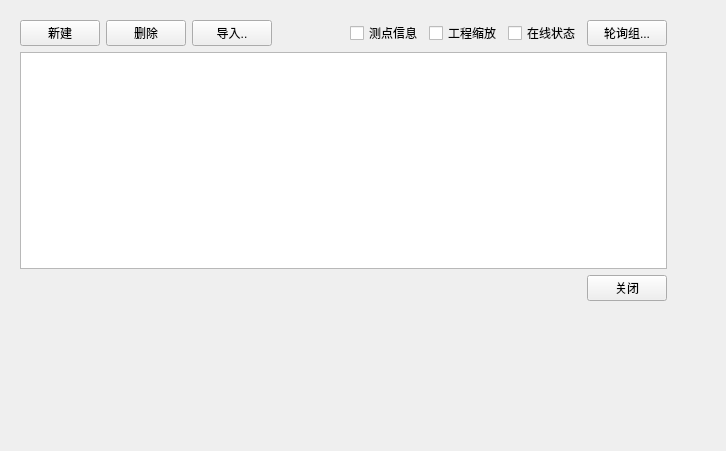
<?xml version="1.0" encoding="UTF-8"?>
<ui version="4.0">
 <class>RTDataUI</class>
 <widget class="QWidget" name="RTDataUI">
  <property name="geometry">
   <rect>
    <x>0</x>
    <y>0</y>
    <width>726</width>
    <height>451</height>
   </rect>
  </property>
  <property name="windowTitle">
   <string>Form</string>
  </property>
  <widget class="QWidget" name="gridLayoutWidget">
   <property name="geometry">
    <rect>
     <x>10</x>
     <y>10</y>
     <width>667</width>
     <height>301</height>
    </rect>
   </property>
   <layout class="QGridLayout" name="gridLayout">
    <property name="leftMargin">
     <number>10</number>
    </property>
    <property name="topMargin">
     <number>10</number>
    </property>
    <property name="rightMargin">
     <number>10</number>
    </property>
    <property name="bottomMargin">
     <number>10</number>
    </property>
    <item row="0" column="0">
     <widget class="QPushButton" name="pbAdd">
      <property name="text">
       <string>新建</string>
      </property>
     </widget>
    </item>
    <item row="0" column="1">
     <widget class="QPushButton" name="pbDelete">
      <property name="text">
       <string>删除</string>
      </property>
     </widget>
    </item>
    <item row="1" column="0" colspan="8">
     <widget class="QTableView" name="tvTags">
      <property name="sortingEnabled">
       <bool>true</bool>
      </property>
      <attribute name="horizontalHeaderStretchLastSection">
       <bool>true</bool>
      </attribute>
     </widget>
    </item>
    <item row="0" column="3">
     <spacer name="horizontalSpacer">
      <property name="orientation">
       <enum>Qt::Horizontal</enum>
      </property>
      <property name="sizeHint" stdset="0">
       <size>
        <width>40</width>
        <height>20</height>
       </size>
      </property>
     </spacer>
    </item>
    <item row="0" column="2">
     <widget class="QPushButton" name="pbLoad">
      <property name="sizePolicy">
       <sizepolicy hsizetype="Fixed" vsizetype="Fixed">
        <horstretch>0</horstretch>
        <verstretch>0</verstretch>
       </sizepolicy>
      </property>
      <property name="text">
       <string>导入..</string>
      </property>
     </widget>
    </item>
    <item row="2" column="7">
     <widget class="QPushButton" name="pbClose">
      <property name="sizePolicy">
       <sizepolicy hsizetype="Fixed" vsizetype="Fixed">
        <horstretch>0</horstretch>
        <verstretch>0</verstretch>
       </sizepolicy>
      </property>
      <property name="text">
       <string>关闭</string>
      </property>
     </widget>
    </item>
    <item row="2" column="0" colspan="7">
     <spacer name="horizontalSpacer_2">
      <property name="orientation">
       <enum>Qt::Horizontal</enum>
      </property>
      <property name="sizeHint" stdset="0">
       <size>
        <width>40</width>
        <height>20</height>
       </size>
      </property>
     </spacer>
    </item>
    <item row="0" column="4">
     <widget class="QCheckBox" name="cbInfo">
      <property name="text">
       <string>测点信息</string>
      </property>
     </widget>
    </item>
    <item row="0" column="7">
     <widget class="QPushButton" name="pushButton">
      <property name="text">
       <string>轮询组...</string>
      </property>
     </widget>
    </item>
    <item row="0" column="6">
     <widget class="QCheckBox" name="cbOnlineState">
      <property name="text">
       <string>在线状态</string>
      </property>
     </widget>
    </item>
    <item row="0" column="5">
     <widget class="QCheckBox" name="cbScale">
      <property name="text">
       <string>工程缩放</string>
      </property>
     </widget>
    </item>
   </layout>
  </widget>
 </widget>
 <resources/>
 <connections/>
</ui>
